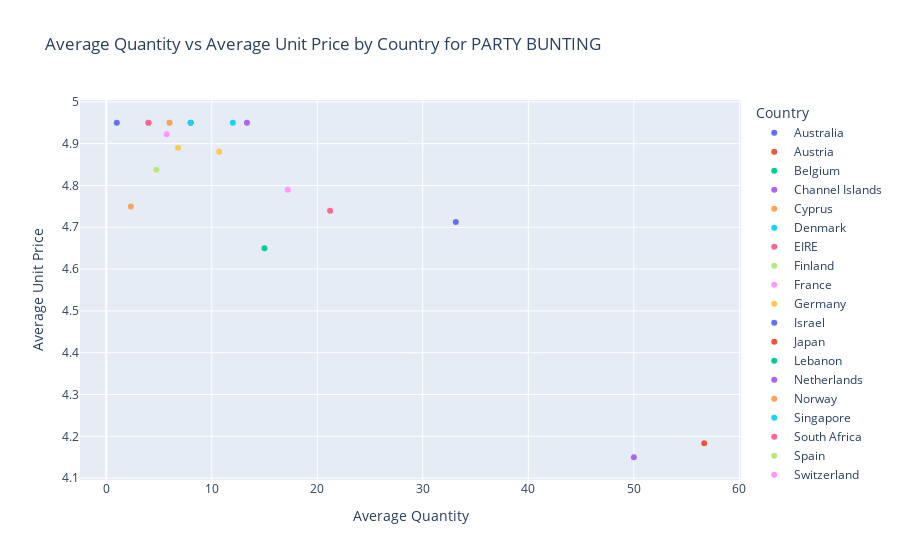

The code cell stored with this chart in its notebook:
### Markdown cell above
## 3. Create an interactive scatter plot showing the relationship between average quantity (x-axis) and average unit price (y-axis) for the product PARTY BUNTING with the plot points color-coded by country (categories).

### Code cell
# Filter the data for 'PARTY BUNTING' product
data = retail_df[retail_df['Description'] == 'PARTY BUNTING']

# Group by 'Country' and calculate the mean for 'Quantity' and 'UnitPrice'
data = data.groupby('Country').agg({'Quantity': 'mean', 'UnitPrice': 'mean'}).reset_index()

# Create an interactive scatter plot
fig = px.scatter(data, x='Quantity', y='UnitPrice', color='Country',
                 title='Average Quantity vs Average Unit Price by Country for PARTY BUNTING',
                 labels={'Quantity': 'Average Quantity', 'UnitPrice': 'Average Unit Price'})

# Show the plot
fig.show()

### Figure 1 — Plotly figure (JSON) as saved in the notebook; plotly's stock layout.template omitted (floating-point values rounded to 4 significant figures)
{"data": [{"hovertemplate": "Country=Australia<br>Average Quantity=%{x}<br>Average Unit Price=%{y}<extra></extra>", "legendgroup": "Australia", "marker": {"color": "#636efa", "symbol": "circle"}, "mode": "markers", "name": "Australia", "orientation": "v", "showlegend": true, "type": "scatter", "x": [33.12], "xaxis": "x", "y": [4.713], "yaxis": "y"}, {"hovertemplate": "Country=Austria<br>Average Quantity=%{x}<br>Average Unit Price=%{y}<extra></extra>", "legendgroup": "Austria", "marker": {"color": "#EF553B", "symbol": "circle"}, "mode": "markers", "name": "Austria", "orientation": "v", "showlegend": true, "type": "scatter", "x": [8], "xaxis": "x", "y": [4.95], "yaxis": "y"}, {"hovertemplate": "Country=Belgium<br>Average Quantity=%{x}<br>Average Unit Price=%{y}<extra></extra>", "legendgroup": "Belgium", "marker": {"color": "#00cc96", "symbol": "circle"}, "mode": "markers", "name": "Belgium", "orientation": "v", "showlegend": true, "type": "scatter", "x": [4], "xaxis": "x", "y": [4.95], "yaxis": "y"}, {"hovertemplate": "Country=Channel Islands<br>Average Quantity=%{x}<br>Average Unit Price=%{y}<extra></extra>", "legendgroup": "Channel Islands", "marker": {"color": "#ab63fa", "symbol": "circle"}, "mode": "markers", "name": "Channel Islands", "orientation": "v", "showlegend": true, "type": "scatter", "x": [13.33], "xaxis": "x", "y": [4.95], "yaxis": "y"}, {"hovertemplate": "Country=Cyprus<br>Average Quantity=%{x}<br>Average Unit Price=%{y}<extra></extra>", "legendgroup": "Cyprus", "marker": {"color": "#FFA15A", "symbol": "circle"}, "mode": "markers", "name": "Cyprus", "orientation": "v", "showlegend": true, "type": "scatter", "x": [2.333], "xaxis": "x", "y": [4.75], "yaxis": "y"}, {"hovertemplate": "Country=Denmark<br>Average Quantity=%{x}<br>Average Unit Price=%{y}<extra></extra>", "legendgroup": "Denmark", "marker": {"color": "#19d3f3", "symbol": "circle"}, "mode": "markers", "name": "Denmark", "orientation": "v", "showlegend": true, "type": "scatter", "x": [12], "xaxis": "x", "y": [4.95], "yaxis": "y"}, {"hovertemplate": "Country=EIRE<br>Average Quantity=%{x}<br>Average Unit Price=%{y}<extra></extra>", "legendgroup": "EIRE", "marker": {"color": "#FF6692", "symbol": "circle"}, "mode": "markers", "name": "EIRE", "orientation": "v", "showlegend": true, "type": "scatter", "x": [21.21], "xaxis": "x", "y": [4.739], "yaxis": "y"}, {"hovertemplate": "Country=Finland<br>Average Quantity=%{x}<br>Average Unit Price=%{y}<extra></extra>", "legendgroup": "Finland", "marker": {"color": "#B6E880", "symbol": "circle"}, "mode": "markers", "name": "Finland", "orientation": "v", "showlegend": true, "type": "scatter", "x": [6], "xaxis": "x", "y": [4.95], "yaxis": "y"}, {"hovertemplate": "Country=France<br>Average Quantity=%{x}<br>Average Unit Price=%{y}<extra></extra>", "legendgroup": "France", "marker": {"color": "#FF97FF", "symbol": "circle"}, "mode": "markers", "name": "France", "orientation": "v", "showlegend": true, "type": "scatter", "x": [5.727], "xaxis": "x", "y": [4.923], "yaxis": "y"}, {"hovertemplate": "Country=Germany<br>Average Quantity=%{x}<br>Average Unit Price=%{y}<extra></extra>", "legendgroup": "Germany", "marker": {"color": "#FECB52", "symbol": "circle"}, "mode": "markers", "name": "Germany", "orientation": "v", "showlegend": true, "type": "scatter", "x": [6.8], "xaxis": "x", "y": [4.89], "yaxis": "y"}, {"hovertemplate": "Country=Israel<br>Average Quantity=%{x}<br>Average Unit Price=%{y}<extra></extra>", "legendgroup": "Israel", "marker": {"color": "#636efa", "symbol": "circle"}, "mode": "markers", "name": "Israel", "orientation": "v", "showlegend": true, "type": "scatter", "x": [1], "xaxis": "x", "y": [4.95], "yaxis": "y"}, {"hovertemplate": "Country=Japan<br>Average Quantity=%{x}<br>Average Unit Price=%{y}<extra></extra>", "legendgroup": "Japan", "marker": {"color": "#EF553B", "symbol": "circle"}, "mode": "markers", "name": "Japan", "orientation": "v", "showlegend": true, "type": "scatter", "x": [56.67], "xaxis": "x", "y": [4.183], "yaxis": "y"}, {"hovertemplate": "Country=Lebanon<br>Average Quantity=%{x}<br>Average Unit Price=%{y}<extra></extra>", "legendgroup": "Lebanon", "marker": {"color": "#00cc96", "symbol": "circle"}, "mode": "markers", "name": "Lebanon", "orientation": "v", "showlegend": true, "type": "scatter", "x": [15], "xaxis": "x", "y": [4.65], "yaxis": "y"}, {"hovertemplate": "Country=Netherlands<br>Average Quantity=%{x}<br>Average Unit Price=%{y}<extra></extra>", "legendgroup": "Netherlands", "marker": {"color": "#ab63fa", "symbol": "circle"}, "mode": "markers", "name": "Netherlands", "orientation": "v", "showlegend": true, "type": "scatter", "x": [50], "xaxis": "x", "y": [4.15], "yaxis": "y"}, {"hovertemplate": "Country=Norway<br>Average Quantity=%{x}<br>Average Unit Price=%{y}<extra></extra>", "legendgroup": "Norway", "marker": {"color": "#FFA15A", "symbol": "circle"}, "mode": "markers", "name": "Norway", "orientation": "v", "showlegend": true, "type": "scatter", "x": [6], "xaxis": "x", "y": [4.95], "yaxis": "y"}, {"hovertemplate": "Country=Singapore<br>Average Quantity=%{x}<br>Average Unit Price=%{y}<extra></extra>", "legendgroup": "Singapore", "marker": {"color": "#19d3f3", "symbol": "circle"}, "mode": "markers", "name": "Singapore", "orientation": "v", "showlegend": true, "type": "scatter", "x": [8], "xaxis": "x", "y": [4.95], "yaxis": "y"}, {"hovertemplate": "Country=South Africa<br>Average Quantity=%{x}<br>Average Unit Price=%{y}<extra></extra>", "legendgroup": "South Africa", "marker": {"color": "#FF6692", "symbol": "circle"}, "mode": "markers", "name": "South Africa", "orientation": "v", "showlegend": true, "type": "scatter", "x": [4], "xaxis": "x", "y": [4.95], "yaxis": "y"}, {"hovertemplate": "Country=Spain<br>Average Quantity=%{x}<br>Average Unit Price=%{y}<extra></extra>", "legendgroup": "Spain", "marker": {"color": "#B6E880", "symbol": "circle"}, "mode": "markers", "name": "Spain", "orientation": "v", "showlegend": true, "type": "scatter", "x": [4.75], "xaxis": "x", "y": [4.838], "yaxis": "y"}, {"hovertemplate": "Country=Switzerland<br>Average Quantity=%{x}<br>Average Unit Price=%{y}<extra></extra>", "legendgroup": "Switzerland", "marker": {"color": "#FF97FF", "symbol": "circle"}, "mode": "markers", "name": "Switzerland", "orientation": "v", "showlegend": true, "type": "scatter", "x": [17.2], "xaxis": "x", "y": [4.79], "yaxis": "y"}, {"hovertemplate": "Country=United Kingdom<br>Average Quantity=%{x}<br>Average Unit Price=%{y}<extra></extra>", "legendgroup": "United Kingdom", "marker": {"color": "#FECB52", "symbol": "circle"}, "mode": "markers", "name": "United Kingdom", "orientation": "v", "showlegend": true, "type": "scatter", "x": [10.71], "xaxis": "x", "y": [4.881], "yaxis": "y"}], "layout": {"legend": {"title": {"text": "Country"}, "tracegroupgap": 0}, "title": {"text": "Average Quantity vs Average Unit Price by Country for PARTY BUNTING"}, "xaxis": {"anchor": "y", "domain": [0, 1], "title": {"text": "Average Quantity"}}, "yaxis": {"anchor": "x", "domain": [0, 1], "title": {"text": "Average Unit Price"}}}}
